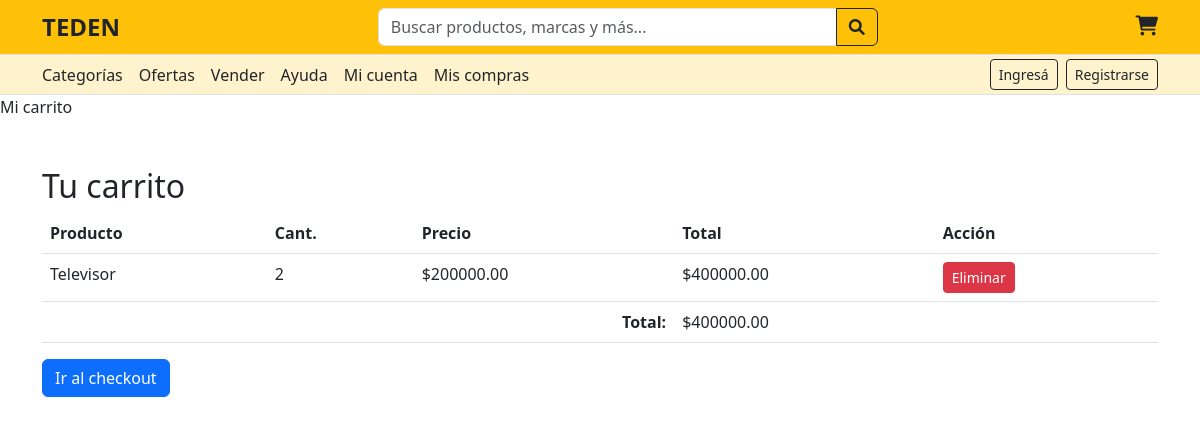
Screenshot of /cart/ (signed in) with the database file from the repository.
### cart/models.py (models this page shows, shortened)
class CartItem(models.Model):
    cart = models.ForeignKey(Cart, on_delete=models.CASCADE, related_name='items')
    product = models.ForeignKey(Product, on_delete=models.CASCADE)
    quantity = models.PositiveIntegerField(default=1)
    class Meta:
        unique_together = ('cart', 'product')
    @property
    def total_price(self):
        return self.product.price * self.quantity

class Cart(models.Model):
    user = models.OneToOneField(settings.AUTH_USER_MODEL, on_delete=models.CASCADE, related_name='cart')
    created_at = models.DateTimeField(auto_now_add=True)
    @property
    def total_price(self):
        return sum(item.total_price for item in self.items.all())

### products/models.py (models this page shows, shortened)
class Product(models.Model):
    seller = models.ForeignKey(
        settings.AUTH_USER_MODEL,
        on_delete=models.CASCADE,
        related_name='products'
    )
    name = models.CharField(max_length=255)
    description = models.TextField(blank=True)
    price = models.DecimalField(max_digits=10, decimal_places=2)
    stock = models.PositiveIntegerField(default=0)
    image = models.ImageField(upload_to='products/', blank=True, null=True)
    category = models.ForeignKey(
        Category,
        on_delete=models.SET_NULL,
        null=True,
        blank=True,
        related_name='products'
    )
    created_at = models.DateTimeField(auto_now_add=True)

### cart/views.py (the view)
# urls.py: path('', views.cart_detail, name='cart_detail'),
@login_required
def cart_detail(request):
    cart = get_user_cart(request.user)
    return render(request, 'cart/cart.html', {'cart': cart})

### cart/views.py (called while the page is built)
def get_user_cart(user):
    cart, _ = Cart.objects.get_or_create(user=user)
    return cart

### cart/templates/cart/cart.html (shortened to what this page needs)
{% include "partials/header.html" %}
{% block title %}Mi carrito{% endblock %}
{% block content %}
<div class="container mt-5">
  <h2>Tu carrito</h2>
  {% if cart.items.exists %}
    <table class="table">
      <thead>
        <tr>
          <th>Producto</th><th>Cant.</th><th>Precio</th><th>Total</th><th>Acción</th>
        </tr>
      </thead>
      <tbody>
        {% for item in cart.items.all %}
        <tr>
          <td>{{ item.product.name }}</td>
          <td>{{ item.quantity }}</td>
          <td>${{ item.product.price }}</td>
          <td>${{ item.total_price }}</td>
          <td>
            <a href="{% url 'remove_from_cart' item.id %}" class="btn btn-sm btn-danger">
              Eliminar
            </a>
          </td>
        </tr>
        {% endfor %}
      </tbody>
      <tfoot>
        <tr>
          <td colspan="3" class="text-end"><strong>Total:</strong></td>
          <td colspan="2">${{ cart.total_price }}</td>
        </tr>
      </tfoot>
    </table>
    <a href="{% url 'checkout' %}" class="btn btn-primary">Ir al checkout</a>
  {% else %}
    <p>Tu carrito está vacío.</p>
    <a href="{% url 'home' %}" class="btn btn-secondary">Seguir comprando</a>
  {% endif %}
</div>
{% endblock %}

### core/templates/partials/header.html (style rules this page uses)
body { overflow-x: hidden; background-color: #fff; }

### rows the page displays
CartItem: product.name "Televisor", quantity "2", product.price "200000.00", total_price "400000.00"
Cart: total_price "400000.00"
